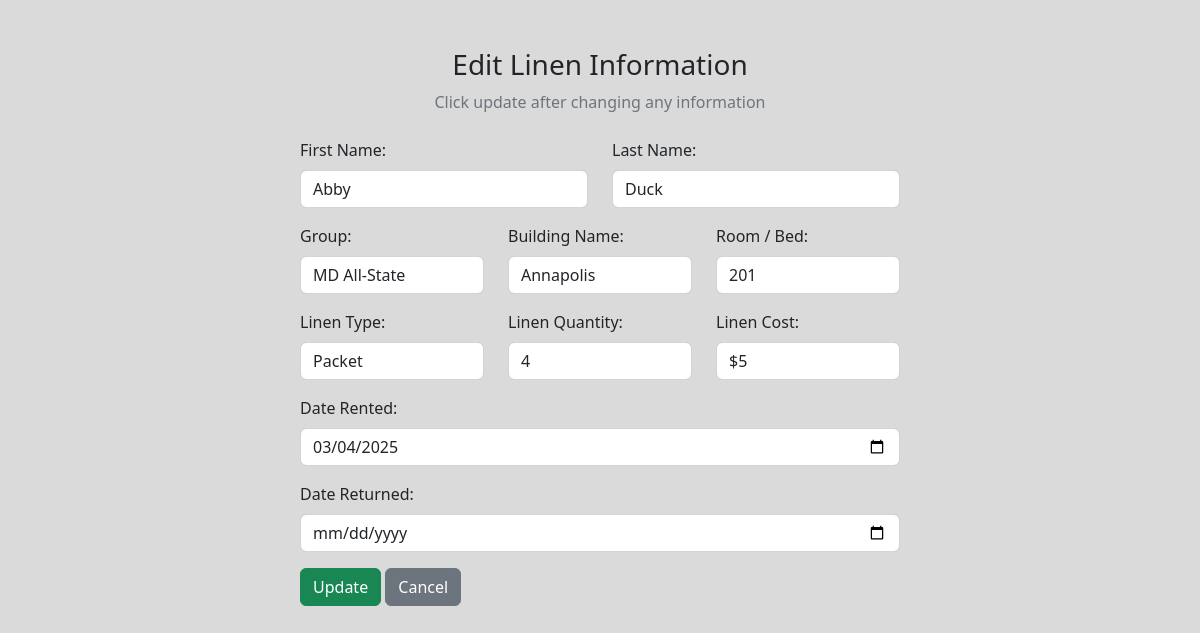
/edit_linen.php?id=75, run on the app's committed database.
### tables this page shows
CREATE TABLE IF NOT EXISTS `linens` (
  `id` int(11) NOT NULL AUTO_INCREMENT,
  `resident_id` int(11) DEFAULT NULL,
  `first_name` varchar(255) DEFAULT NULL,
  `last_name` varchar(255) DEFAULT NULL,
  `building` varchar(255) DEFAULT NULL,
  `room` varchar(255) DEFAULT NULL,
  `group` varchar(255) DEFAULT NULL,
  `linen_type` varchar(255) DEFAULT NULL,
  `linen_quantity` varchar(255) DEFAULT NULL,
  `linen_cost` varchar(255) DEFAULT NULL,
  `linen_date_rented` date DEFAULT NULL,
  `linen_date_returned` date DEFAULT NULL,
  PRIMARY KEY (`id`),
  KEY `fk_resident_id` (`resident_id`)
);

### edit_linen.php (the view, shortened to what this page needs)
<?php
include "db_conn.php";
$id = $_GET['id'];
$sql = "SELECT co.first_name, co.last_name, co.building, co.room, co.`group`, l.linen_type, l.linen_quantity, l.linen_cost, l.linen_date_rented, l.linen_date_returned
        FROM `checkin-out` co
        LEFT JOIN `linens` l ON co.id = l.resident_id OR l.id = '$id'
        WHERE co.id = '$id' LIMIT 1";
$result = mysqli_query($conn, $sql);
$row = mysqli_fetch_assoc($result);
?>
<!DOCTYPE html>
<html lang="en">
<head>
    <link href="https://cdn.jsdelivr.net/npm/bootstrap@5.2.3/dist/css/bootstrap.min.css" rel="stylesheet">
    <link rel="stylesheet" href="https://cdnjs.cloudflare.com/ajax/libs/font-awesome/6.4.0/css/all.min.css">
    <link rel="stylesheet" href="./src/edit.css">
</head>
<body>
    <div class="container">
        <div class="text-center mt-5 mb-4">
            <h3>Edit Linen Information</h3>
            <p class="text-muted">Click update after changing any information</p>
        </div>
        <div class="container d-flex justify-content-center">
            <form action="" method="post" style="width:50vw; min-width:300px" onsubmit="return validateForm()">
                <div class="row mb-3">
                    <div class="col">
                        <label for="first_name" class="form-label">First Name:</label>
                        <input type="text" id="first_name" class="form-control" name="first_name" value="<?php echo htmlspecialchars($row['first_name']); ?>">
                    </div>
                    <div class="col">
                        <label for="last_name" class="form-label">Last Name:</label>
                        <input type="text" id="last_name" class="form-control" name="last_name" value="<?php echo htmlspecialchars($row['last_name']); ?>">
                    </div>
                </div>
                <div class="row mb-3">
                    <div class="col">
                        <label for="group" class="form-label">Group:</label>
                        <select id="group" class="form-control" name="group">
                        <option select hidden><?php echo htmlspecialchars($row['group']); ?></option>
                        </select>
                    </div>
                    <div class="col">
                        <label for="building" class="form-label">Building Name:</label>
                        <select id="building" class="form-control" name="building">
                        <option select hidden><?php echo htmlspecialchars($row['building']); ?></option>
                        </select>
                    </div>
                    <div class="col">
                        <label for="room" class="form-label">Room / Bed:</label>
                        <input type="text" id="room" class="form-control" name="room" value="<?php echo htmlspecialchars($row['room']); ?>">
                    </div>
                </div>
                <div class="row mb-3">
                    <div class="col">
                        <label for="linen_type" class="form-label">Linen Type:</label>
                        <input type="text" class="form-control" id="linen_type" name="linen_type" value="<?php echo htmlspecialchars($row['linen_type'] ?? ''); ?>">
                    </div>
                    <div class="col">
                        <label for="linen_quantity" class="form-label">Linen Quantity:</label>
                        <input type="text" class="form-control" id="linen_quantity" name="linen_quantity" value="<?php echo htmlspecialchars($row['linen_quantity'] ?? ''); ?>">
                    </div>
                    <div class="col">
                        <label for="linen_cost" class="form-label">Linen Cost:</label>
                        <input type="text" class="form-control" id="linen_cost" name="linen_cost" value="<?php echo htmlspecialchars($row['linen_cost'] ?? ''); ?>">
                    </div>
                </div>
                <div class="form-container mb-3">
                    <label for="linen_date_rented" class="form-label">Date Rented:</label>
                    <input type="date" class="form-control" id="linen_date_rented" name="linen_date_rented" value="<?php echo htmlspecialchars($row['linen_date_rented'] ?? ''); ?>">
                </div>
                <div class="form-container mb-3">
                    <label for="linen_date_returned" class="form-label">Date Returned:</label>
                    <input type="date" class="form-control" id="linen_date_returned" name="linen_date_returned" value="<?php echo htmlspecialchars($row['linen_date_returned'] ?? ''); ?>">
                </div>
                <div class="mt-3">
                    <button type="submit" class="btn btn-success" name="submit">Update</button>
                    <a href="linen.php" class="btn btn-secondary">Cancel</a>
                </div>
            </form>
        </div>
    </div>
</body>
</html>

### src/edit.css (style rules this page uses)
body { background-color:#dadada; background-repeat: no-repeat repeat-y; background-attachment: fixed; background-size: cover; }

### data on the page
linens: first_name "Abby", last_name "Duck", group "MD All-State", building "Annapolis", room "201", linen_type "Packet", linen_quantity "4", linen_cost "$5", linen_date_rented "03/04/2025"
